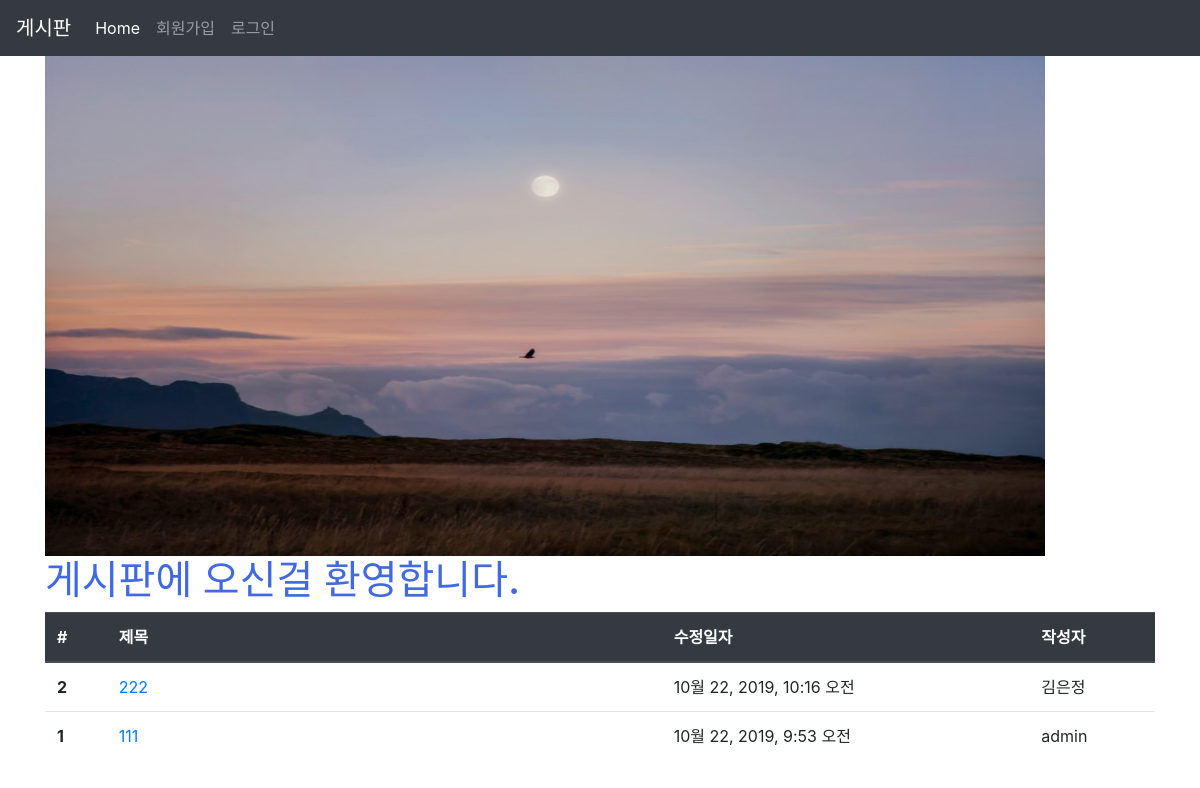
The app's page /articles/ with its own data.
### articles/models.py (models this page shows, shortened)
class Article(models.Model):
   title = models.CharField(max_length=10)
   content = models.TextField()
   image = models.ImageField(blank=True)
   image_thumbnail = ProcessedImageField(
       blank=True,
       processors=[ResizeToFill(300, 300)],
       format='JPEG',
       options={'quality': 80}
   )
   created_at = models.DateTimeField(auto_now_add=True)
   updated_at = models.DateTimeField(auto_now=True)
   user = models.ForeignKey(settings.AUTH_USER_MODEL, on_delete=models.CASCADE)

### accounts/models.py (models this page shows)
class User(AbstractUser):
    pass

### articles/views.py (the view)
# urls.py: path('', views.index, name='index'),
@require_GET
def index(request):
    articles = Article.objects.order_by('-id')
    context = {
        'articles': articles
    }
    return render(request, 'articles/index.html', context)

### articles/templates/articles/index.html (shortened to what this page needs)
<!DOCTYPE html>
<html lang="ko">
<head>
</head>
{% extends 'articles/base.html' %}
{% load static %}
{% block css %}
<link rel="stylesheet" href="{% static 'articles/style.css'%}">
{% endblock %}
{% block body %}
<img src="{% static 'articles/photo.jpg'%}" alt="" width=1000" height = "500">
<h1 class="title">게시판에 오신걸 환영합니다.</h1>
<table class="table">
  <thead class="thead-dark">
    <tr>
      <th scope="col">#</th>
      <th scope="col">제목</th>
      <th scope="col">수정일자</th>
      <th scope="col">작성자</th>
    </tr>
  </thead>
  <tbody>
    {% for article in articles %}
    <tr>
      <th scope="row">{{ article.id }}</th>
      <td>
        <a href="{% url 'articles:detail' article.pk %}">{{ article.title }}</a>
      </td>
      <td>{{ article.updated_at }}</td>
      <td>{{ article.user }}</td>
    </tr>
    {% endfor %}
  </tbody>
</table>
{% endblock %}

### articles/static/articles/style.css (style rules this page uses)
.title { color: royalblue; }

### articles/templates/articles/index.html (style rules this page uses)
tr > th:nth-of-type(2) { width: 50% }

### records on screen
Article: id "2", title "222", updated_at "10월 22, 2019, 10:16 오전", user "김은정"
Article: id "1", title "111", updated_at "10월 22, 2019, 9:53 오전", user "admin"
